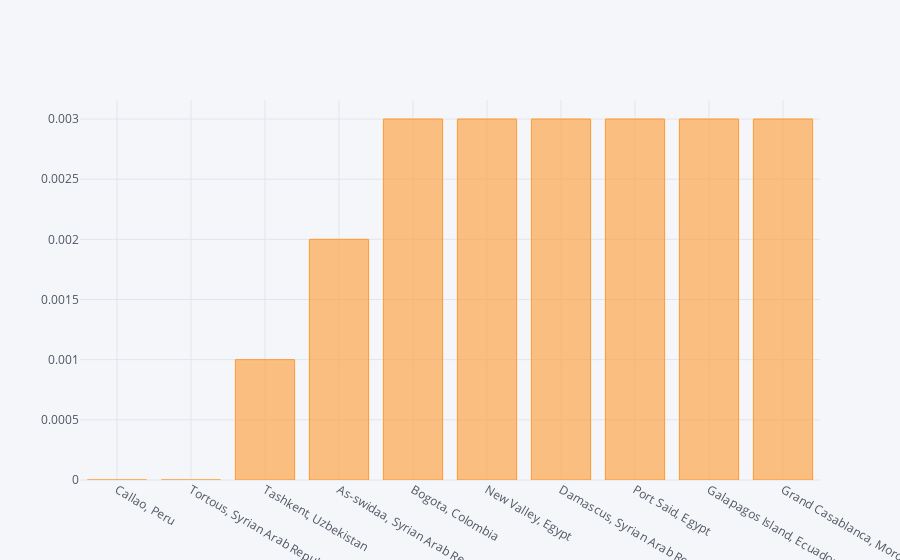

Notebook code cell kept with this figure:
### Markdown cell above
### Q12). Top 10 Countries with low MPI (Multidimentional Poverty Index).

### Code cell
low_mpi = df_kiva_mpi.sort_values('MPI', )[:10]
low_mpi.iplot(kind='bar', x='LocationName', y='MPI')

### Figure 1 — Plotly figure (JSON) as saved in the notebook; plotly's stock layout.template omitted (floating-point values rounded to 4 significant figures)
{"data": [{"marker": {"color": "rgba(255, 153, 51, 0.6)", "line": {"color": "rgba(255, 153, 51, 1.0)", "width": 1}}, "name": "MPI", "orientation": "v", "text": "", "type": "bar", "uid": "bfcd0627-2fb5-4eb6-b1fa-3b8f3b346910", "x": ["Callao, Peru", "Tortous, Syrian Arab Republic", "Tashkent, Uzbekistan", "As-swidaa, Syrian Arab Republic", "Bogota, Colombia", "New Valley, Egypt", "Damascus, Syrian Arab Republic", "Port Said, Egypt", "Galapagos Island, Ecuador", "Grand Casablanca, Morocco"], "y": [0, 0, 0.001, 0.002, 0.003, 0.003, 0.003, 0.003, 0.003, 0.003]}], "layout": {"legend": {"bgcolor": "#F5F6F9", "font": {"color": "#4D5663"}}, "paper_bgcolor": "#F5F6F9", "plot_bgcolor": "#F5F6F9", "title": {"font": {"color": "#4D5663"}}, "xaxis": {"gridcolor": "#E1E5ED", "showgrid": true, "tickfont": {"color": "#4D5663"}, "title": {"font": {"color": "#4D5663"}, "text": ""}, "zerolinecolor": "#E1E5ED"}, "yaxis": {"gridcolor": "#E1E5ED", "showgrid": true, "tickfont": {"color": "#4D5663"}, "title": {"font": {"color": "#4D5663"}, "text": ""}, "zerolinecolor": "#E1E5ED"}}}
